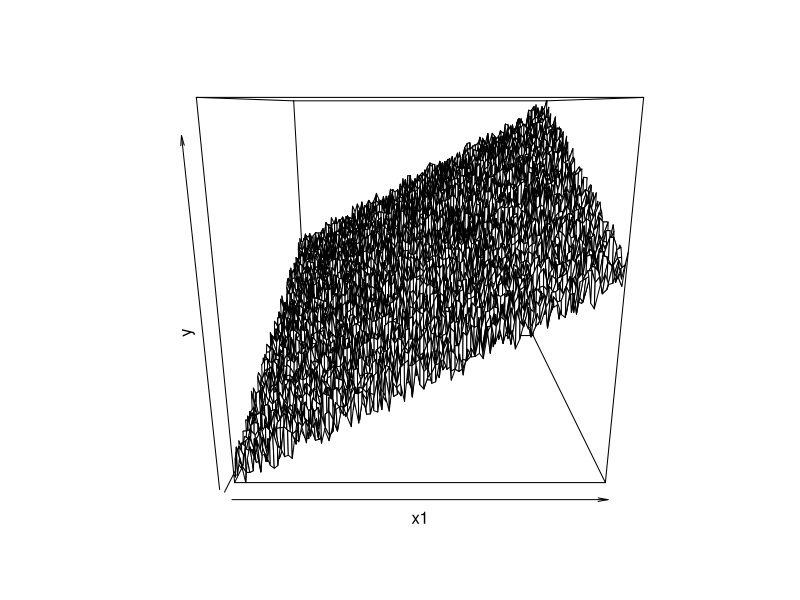
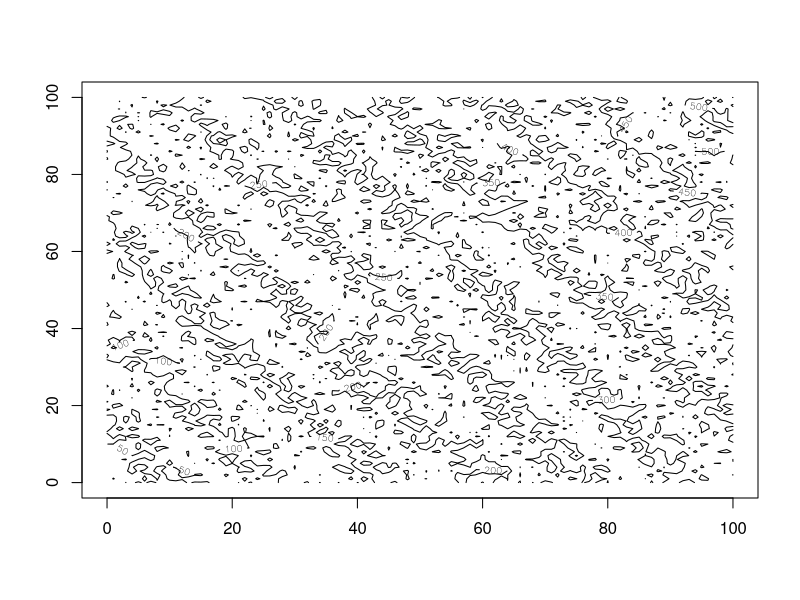
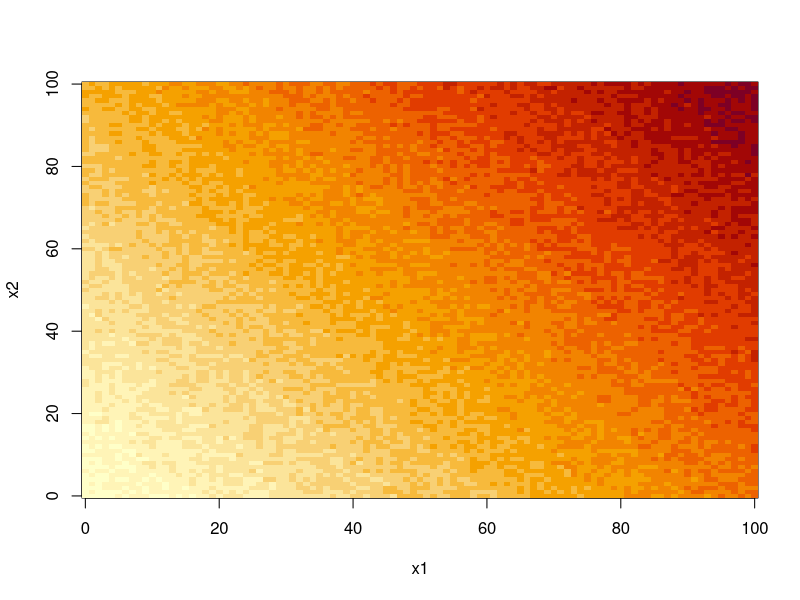
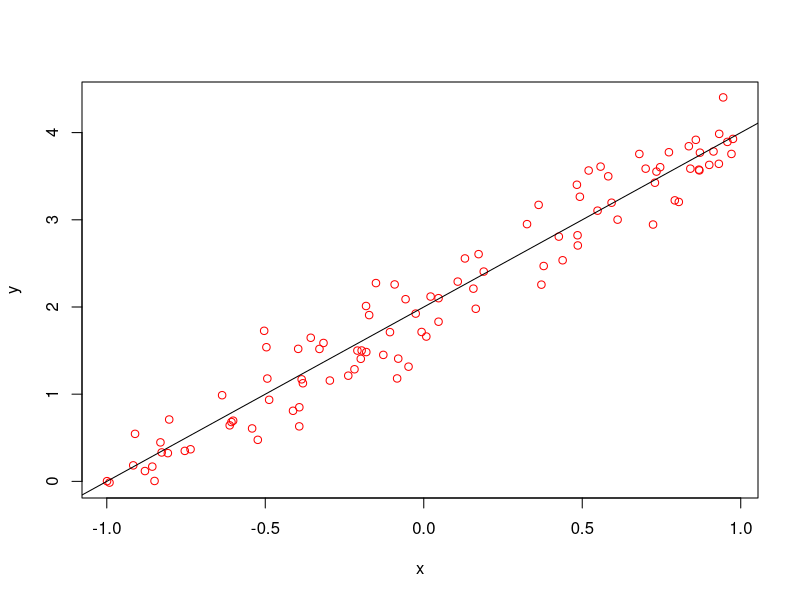
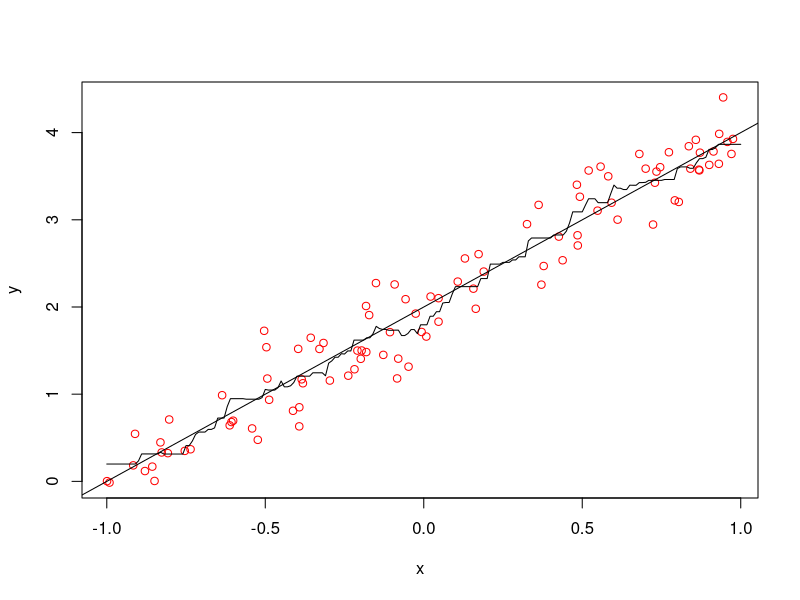
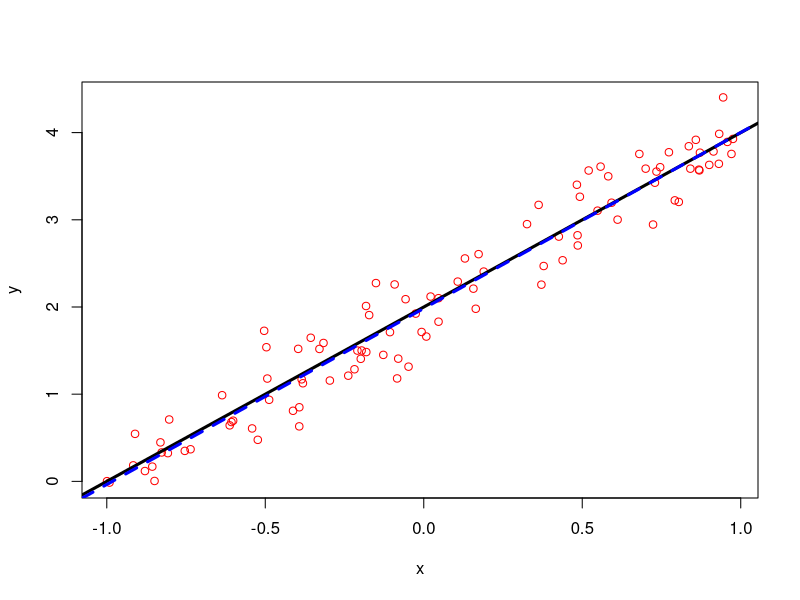
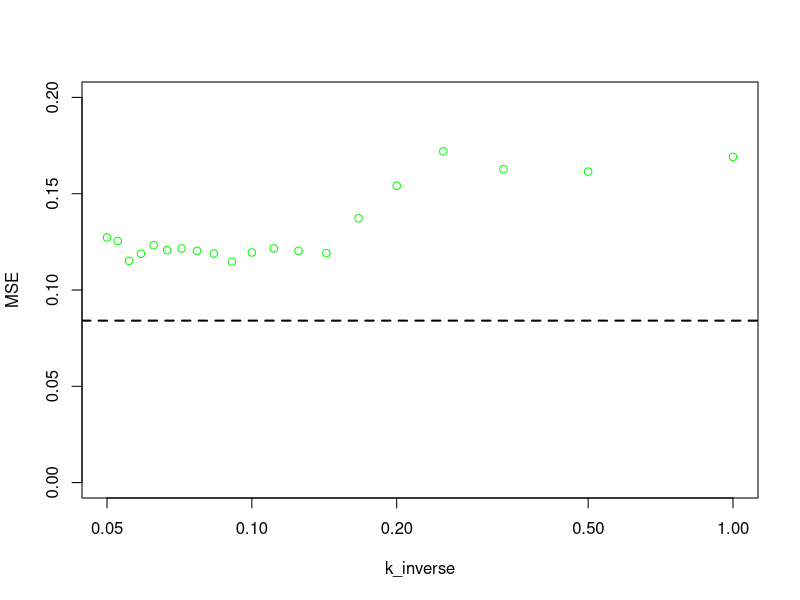
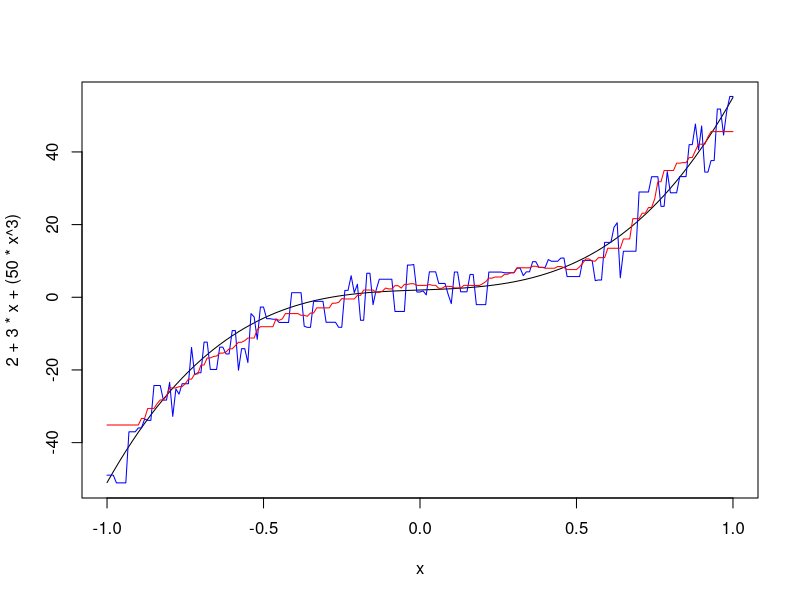

The R source for these figures, in order:
## ---- chunk 1
knitr::opts_chunk$set(echo = TRUE)
## ---- chunk 2
# clear workspace variables
rm(list = ls()); 
# clear window (same as ctrl+L. )
cat("\014")   
# close all plots
graphics.off() 
## ---- chunk 3
x1= seq(0,100,1)
x2= seq(0,100,1)

N= length(x1)
# Creating empty matrix
y= matrix(0, nrow = N, ncol = N)

# generating RSS values for different betas
for (i in 1:N)  {
  for (j in 1:N)
    {
    y[i,j]= 3*x1[i]+2*x2[j]+runif(1,-10,50)
    }
  }

persp(x1,x2,y)
contour(x1,x2,y)
image(x1,x2,y)
## ---- chunk 4
# clear workspace variables
rm(list = ls()); 
# generate random x values
x=runif(100,min=-1,max=1)
x=sort(x)  
# calculate y based on function + random noise 
randnoise=rnorm(100,mean=0,sd=0.3)
y=2+(2*x)+randnoise
  
plot(x,y, col= "red")
abline(2,2)

## ---- chunk 5

# plotting again
plot(x,y, col= "red")
abline(2,2)

# knn
x1= seq(-1,1,0.01)
y1= integer(length(x1))
k=9

# for (j in 1:length(x1)){
#   dummy_x= x
#   dummy_y= y
#   neighbors =integer(k)
#   for (i in 1:k){
#     min_index= which.min(abs(dummy_x-x1[j]))
#     neighbors[i]= dummy_y[min_index]
#     dummy_x= dummy_x[-c(min_index)]
#     dummy_y= dummy_y[-c(min_index)]
#   }
#   y1[j]= mean(neighbors)
# }
for (j in 1:length(x1)) {
  
  indices <- order(abs(x - x1[j]))[1:k]
  y1[j] <- mean(y[indices])
  
}
lines(x1,y1)

## ---- chunk 6
df= data.frame(x,y)
lm.fit=lm(y~x, df)
plot(x,y, col="red")
  
  abline(2,2,lwd=3,col="black")
  abline(lm.fit,lwd=3,col="blue",lty=2)
## ---- chunk 7
MSE_LS= mean(residuals(lm.fit)^2)
## ---- chunk 8

# Creating training and test sets
idxs <- sample(1:nrow(df),as.integer(0.7*nrow(df)))
traindf <- df[idxs,]
testdf <- df[-idxs,]

neighbors= 20

# initializing predictions to 0
testdf$ypred= integer(nrow(testdf))

# initializing more vectors
k_inverse=integer(neighbors)
MSE= integer(neighbors)

for (k in 1:neighbors){
for (i in 1:nrow(testdf)){
  dummy_x= traindf$x
  dummy_y= traindf$y
  
  neighbors =integer(k) #Initializing neighbors vector with 0s
  
  for (j in 1:k){
    min_index= which.min(abs(dummy_x-testdf$x[i]))
    neighbors[j]= dummy_y[min_index]
    dummy_x= dummy_x[-c(min_index)]
    dummy_y= dummy_y[-c(min_index)]
  }
  testdf$ypred[i]= mean(neighbors)
  }
k_inverse[k]= 1/k
MSE[k]= mean((testdf$ypred-testdf$y)^2)
}


plot(k_inverse, MSE, log="x", ylim= c(0,0.2), col= "green")
abline(MSE_LS,0, lwd=2, lty= 2)
## ---- chunk 9
# clear workspace variables
rm(list = ls()); 

# generate random x values
x=runif(100,min=-1,max=1)
x=sort(x)  

# Calculate real y values
yreal=2+3*x+(50*x^3)

# calculate y based on function + random noise 
randnoise=rnorm(100,mean=0,sd=5)
y=2+3*x+(50*x^3)+randnoise


# knn with k =1 --------------------
x1= seq(-1,1,0.01)
y1= integer(length(x1))
k=1
k2=9

for (j in 1:length(x1)){
  dummy_x= x
  dummy_y= y
  neighbors =integer(k)
  for (i in 1:k){
    min_index= which.min(abs(dummy_x-x1[j]))
    neighbors[i]= dummy_y[min_index]
    dummy_x= dummy_x[-c(min_index)]
    dummy_y= dummy_y[-c(min_index)]
  }
  y1[j]= mean(neighbors)
  
}

# knn with k =9 --------------------
y2= integer(length(x1))
for (j in 1:length(x1)){
  dummy_x= x
  dummy_y= y
  neighbors =integer(k2)
  for (i in 1:k2){
    min_index= which.min(abs(dummy_x-x1[j]))
    neighbors[i]= dummy_y[min_index]
    dummy_x= dummy_x[-c(min_index)]
    dummy_y= dummy_y[-c(min_index)]
  }
  y2[j]= mean(neighbors)
  
}


# PLOTS 
# plotting the smooth fit
curve(2+3*x+(50*x^3), from=-1, to=1)

# adding lines for KNN = 1
lines(x1,y1,col="blue")
par(new=T)   # equivalent to hold on

#adding lines for KNN= 0
lines(x1,y2, col="red")

## ---- chunk 10

lm.fit=lm(y~x)
MSE_LS2= mean(residuals(lm.fit)^2)


df= data.frame(x,y)
# Creating training and test sets
idxs <- sample(1:nrow(df),as.integer(0.7*nrow(df)))
traindf <- df[idxs,]
testdf <- df[-idxs,]

neighbors= 9

# initializing predictions to 0
testdf$ypred= integer(nrow(testdf))

# initializing more vectors
k_inverse=integer(neighbors)
MSE= integer(neighbors)

for (k in 1:neighbors){
for (i in 1:nrow(testdf)){
  dummy_x= traindf$x
  dummy_y= traindf$y
  
  neighbors =integer(k) #Initializing neighbors vector with 0s
  
  for (j in 1:k){
    min_index= which.min(abs(dummy_x-testdf$x[i]))
    neighbors[j]= dummy_y[min_index]
    dummy_x= dummy_x[-c(min_index)]
    dummy_y= dummy_y[-c(min_index)]
  }
  testdf$ypred[i]= mean(neighbors)
  }
k_inverse[k]= 1/k
MSE[k]= mean((testdf$ypred-testdf$y)^2)
}


plot(k_inverse, MSE, log="x", ylim= c(0,90), col= "green")
abline(MSE_LS2,0, lwd=2, lty= 2)
